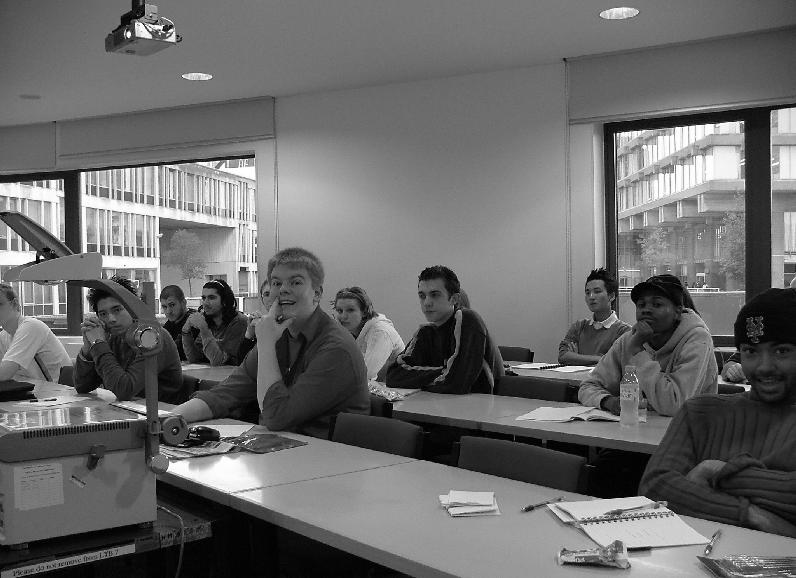
#> input picture 2006-10-23-001.jpg, 796 x 578 px
$ python count-stomata.py 2006-10-23-001.jpg
#> lines starting #> are read from the running program, lines starting #| are printed output that depends on the picture; after the words box and inside, x2 and y2 are one past the last pixel; in counts of white or black regions, pixels touching at a corner belong together
#!/usr/bin/env python3
"""This operator-guided program counts the number of stomata in a leaf image,
stored in a file whose name is given on the command line.  The image is
displayed along with sliders that control the boundary between the colors of
leaf and stomata; normally, moving the "lo B" slider has the most effect.  As
the slider is moved, the stomata found are shown with black '+' marks and the
number of them shown on the image.  When you have found the stomata as well
as possible by moving the sliders, you can:

+ left-click at points on the image to add them to the count; they are marked
  with a red '+'

+ right-click (or shift-click) on black marks to remove them from the count;
  they are marked with a blue "x"

+ type "s" in the image window to save the marked image to a file in the
  current directory, the name of the input file prefixed with "counted-"

+ type " " (space) or "n" to move on to the next image

+ type "q" to quit

When you have finished with an image, its filename and stomata count are
written out, followed by the coordinates of the locations found or selected.
"""

#-------------------------------------------------------------------------------
# Boilerplate.
#-------------------------------------------------------------------------------

import sys, argparse, os
import cv2, sxcv

#-------------------------------------------------------------------------------
# Routines.
#-------------------------------------------------------------------------------

def draw_contour_centres (canvas, centres, colour, shape="+"):
    for cx, cy in centres:
        # Work out the limits of the "+" we want to draw.
        s = 5
        xlo = max (0, cx - s)
        xhi = cx + s
        ylo = max (0, cy - s)
        yhi = cy + s
        # Draw the marker.
        if shape == "+":
            cv2.line (canvas, (cx, ylo), (cx, yhi), colour)
            cv2.line (canvas, (xlo, cy), (xhi, cy), colour)
        else:
            cv2.line (canvas, (xlo, ylo), (xhi, yhi), colour)
            cv2.line (canvas, (xlo, yhi), (xhi, ylo), colour)


def find_contour_centre (c):
    "Return the centre of the contour."
    x, y, w, h = cv2.boundingRect (c)
    cx = x + w // 2
    cy = y + h // 2
    return cx, cy


def nearby (cx, cy, centres, threshold=10):
    # Look at all the other centres.
    dist_thresh = threshold**2
    for x, y in centres:
        if (x - cx)**2 + (y - cy)**2 < dist_thresh:
            return True

    # No centre is nearby.
    return False


def slider_event_handler (event, x, y, flags, param):
    global selected_centres, deleted_centres

    if event == cv2.EVENT_LBUTTONUP:
        if flags & cv2.EVENT_FLAG_CTRLKEY != 0:
            deleted_centres += [[x, y]]
        elif flags & cv2.EVENT_FLAG_SHIFTKEY != 0:
            deleted_centres += [[x, y]]
        else:
            selected_centres += [[x, y]]
    elif event == cv2.EVENT_RBUTTONUP:
        deleted_centres += [[x, y]]


def read_rgb_trackbar (junk):
    global lo_R, lo_G, lo_B, hi_R, hi_G, hi_B, me

    lo_R = cv2.getTrackbarPos ("lo R", me)
    lo_G = cv2.getTrackbarPos ("lo G", me)
    lo_B = cv2.getTrackbarPos ("lo B", me)
    hi_R = cv2.getTrackbarPos ("hi R", me)
    hi_G = cv2.getTrackbarPos ("hi G", me)
    hi_B = cv2.getTrackbarPos ("hi B", me)


def read_hsv_trackbar (junk):
    global lo_H, lo_S, lo_V, hi_H, hi_S, hi_V, me

    lo_H = cv2.getTrackbarPos ("lo H", me)
    lo_S = cv2.getTrackbarPos ("lo S", me)
    lo_V = cv2.getTrackbarPos ("lo V", me)
    hi_H = cv2.getTrackbarPos ("hi H", me)
    hi_S = cv2.getTrackbarPos ("hi S", me)
    hi_V = cv2.getTrackbarPos ("hi V", me)


#-------------------------------------------------------------------------------
# Main program.
#-------------------------------------------------------------------------------

# Set up the parsing of the command line.
clp = argparse.ArgumentParser (description=__doc__,
        formatter_class=argparse.RawDescriptionHelpFormatter)
clp.add_argument ("-hsv", action="store_true", default=False,
                  help="work in HSV colour space rather than RGB")
clp.add_argument ("-minarea", type=int, default=10,
                  help="minimum region area in pixels")
clp.add_argument ("-maxarea", type=int, default=100,
                  help="maximum region area in pixels")

clp.add_argument ("files", nargs="+", default="",
                  help="the files to be processed")

# Parse the command line and do a little post-processing to make our life
# easier below.
args = clp.parse_args()
if isinstance (args.files, str):
    args.files = [args.files]

me = os.path.basename (sys.argv[0])
cv2.namedWindow (me)

# Give initial values to some variables that we'll use below.
if args.hsv:
    lo_H, lo_S, lo_V = 33, 0,0
    hi_H, hi_S, hi_V = 93, 100, 100
else:
    lo_R, lo_G, lo_B = 0, 0, 100
    hi_R, hi_G, hi_B = 255, 255, 255

# Draw a set of sliders that allows the user to optimize the RGB or HSV
# threshold values.  The user can also:
#   right-click (or shift-click) to delete the nearest detected stomata
#   left-click to add a location to the overall count
if args.hsv:
    cv2.createTrackbar ("lo H", me, lo_H, 360, read_hsv_trackbar)
    cv2.createTrackbar ("hi H", me, hi_H, 360, read_hsv_trackbar)
    cv2.createTrackbar ("lo S", me, lo_S, 100, read_hsv_trackbar)
    cv2.createTrackbar ("hi S", me, hi_S, 100, read_hsv_trackbar)
    cv2.createTrackbar ("lo V", me, lo_V, 100, read_hsv_trackbar)
    cv2.createTrackbar ("hi V", me, hi_V, 100, read_hsv_trackbar)
else:
    cv2.createTrackbar ("lo R", me, lo_R, 255, read_rgb_trackbar)
    cv2.createTrackbar ("hi R", me, hi_R, 255, read_rgb_trackbar)
    cv2.createTrackbar ("lo G", me, lo_G, 255, read_rgb_trackbar)
    cv2.createTrackbar ("hi G", me, hi_G, 255, read_rgb_trackbar)
    cv2.createTrackbar ("lo B", me, lo_B, 255, read_rgb_trackbar)
    cv2.createTrackbar ("hi B", me, hi_B, 255, read_rgb_trackbar)
cv2.setMouseCallback (me, slider_event_handler)

# Set up a few colors that we'll use when drawing.
black = (  0, 0,   0)
blue  = (255, 0,   0)
red   = (  0, 0, 255)

# Having done all the preparation, we can now work through the images.
for fn in args.files:
    # Read in the image.
    im = cv2.imread (fn)
#> im is the input picture: shape (578, 796, 3); min 0, max 255, mean 105.6
    if im is None:
        print ("Cannot read " + fn, file=sys.stderr)
        exit (1)
    if args.hsv:
        hsvim = cv2.cvtColor (im, cv2.COLOR_BGR2HSV)

    # List `selected_centres` will hold those stomata centres explicitly added
    # by the user, while list `deletec_centres` will hold those centres that
    # have been deleted by the user.
    selected_centres = []
    deleted_centres = []
    nf = 1

    # Loop until the user explicitly exits it.
    while True:
        # Make a copy of the image and mark selected and deleted centres.
        canvas = im.copy ()
        draw_contour_centres (canvas, selected_centres, red, "+")
        draw_contour_centres (canvas, deleted_centres, blue, "x")

        # Use the slider values to perform colour segmentation, then find
        # contours on the result.
        if args.hsv:

            # Define the lower and upper bounds for threshold in HSV
            lo = (lo_H, lo_S * 255 // 100, lo_V * 255 // 100)  # Scale S & V to 0-255 range
            hi = (hi_H, hi_S * 255 // 100, hi_V * 255 // 100)

            # Apply threshold to isolate stomata regions
            bim = cv2.inRange(hsvim, lo, hi)
        else:
            lo = (lo_B, lo_G, lo_R)
            hi = (hi_B, hi_G, hi_R)
            bim = cv2.inRange (im, lo, hi)
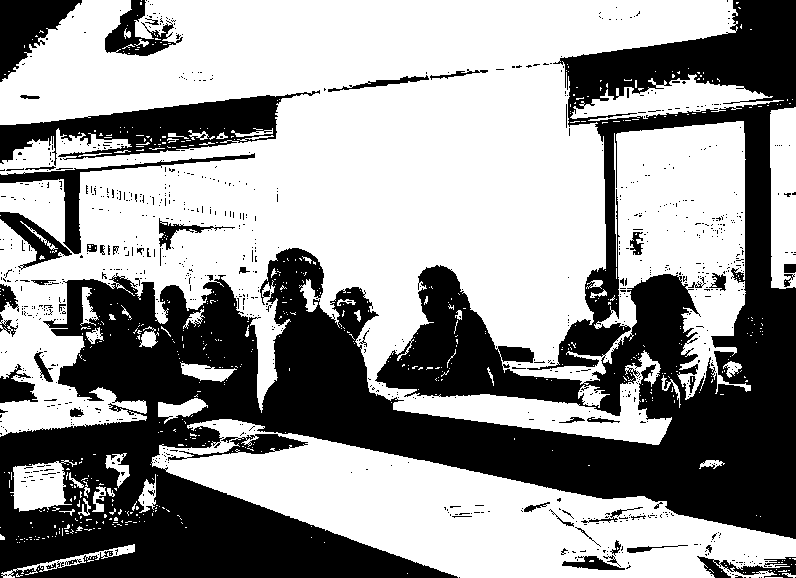
#> bim: shape (578, 796); 59.7% white; 973 black regions (919 under 20 px)
        contours, _ = cv2.findContours (bim, cv2.RETR_EXTERNAL,
                                        cv2.CHAIN_APPROX_SIMPLE)
#> contours = 620 contours, 583 with area under 20; largest, box (x1, y1, x2, y2) and area: (0, 0, 751, 445) 210022, (151, 419, 796, 578) 47711, (770, 107, 796, 289) 4194, (570, 74, 784, 121) 4112, (10, 460, 77, 512) 2112

        # Make sure the contours we find are in the allowed size range and
        # are not too close to each other.
        valid_centres = []
        for c in contours:
            a = cv2.contourArea (c)
            if a >= args.minarea and a <= args.maxarea:
                cx, cy = find_contour_centre (c)
                centres = selected_centres + deleted_centres + valid_centres
                if nearby (cx, cy, selected_centres): continue
                if nearby (cx, cy, deleted_centres): continue
                if nearby (cx, cy, valid_centres): continue
                valid_centres += [[cx, cy]]
#> this loop made 620 passes
#> (a, x in find_contour_centre, y in find_contour_centre, w in find_contour_centre, h in find_contour_centre, cx, cy) on pass 52: (13.5, 0, 534, 5, 6, 2, 537)
#> (a, x in find_contour_centre, y in find_contour_centre, w in find_contour_centre, h in find_contour_centre, cx, cy) on pass 3: (18.5, 782, 573, 14, 5, 789, 575)
#> after the loop, valid_centres = 27 pairs, first value 2 to 789, second value 33 to 575

        # Draw the remaining contour centres onto a copy of the image.
        draw_contour_centres (canvas, valid_centres, black)
#> call 3 of draw_contour_centres, with colour = (0, 0, 0), shape = '+'
#> the loop in draw_contour_centres (call 3), `for cx, cy in centres: # Work out the limits of the "+" we want to draw.` made 27 passes
#> (cx, cy, xlo, xhi, ylo, yhi) on passes 1 to 12: (789, 575, 784, 794, 570, 580), (2, 537, 0, 7, 532, 542), (84, 507, 79, 89, 502, 512), (111, 492, 106, 116, 487, 497), (86, 489, 81, 91, 484, 494), (76, 480, 71, 81, 475, 485), (712, 464, 707, 717, 459, 469), (671, 391, 666, 676, 386, 396), (490, 376, 485, 495, 371, 381), (247, 331, 242, 252, 326, 336), (112, 317, 107, 117, 312, 322), (458, 315, 453, 463, 310, 320)
#> after the loop in draw_contour_centres (call 3), `for cx, cy in centres:`:
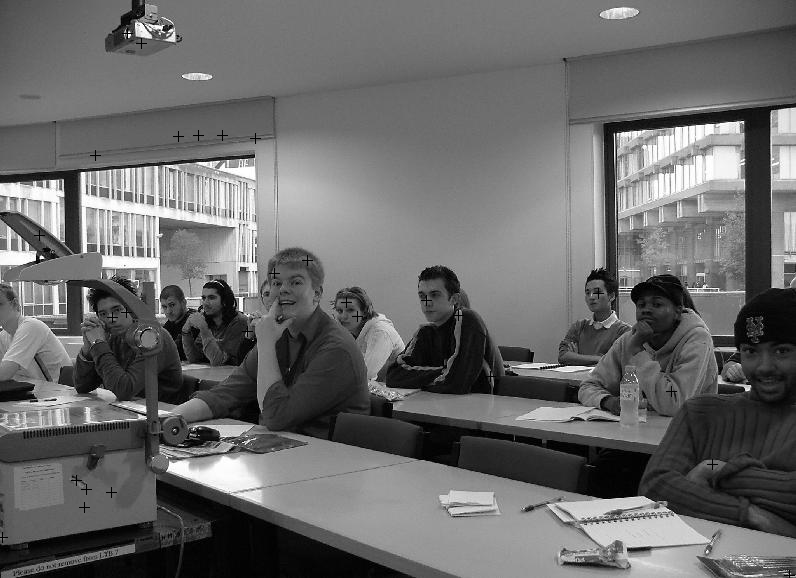
#> canvas: shape (578, 796, 3); 0.12% of pixels changed, all inside (x1, y1, x2, y2) = (0, 28, 795, 578)
        nc = len (selected_centres) + len (valid_centres)
#> nc = 27

        # Say how many stomata are on the image.
        text = "%d" % nc
#> text = '27'
        cv2.putText (canvas, text, (10, 45), cv2.FONT_HERSHEY_SIMPLEX,
                     1, 0, 2, cv2.LINE_AA)
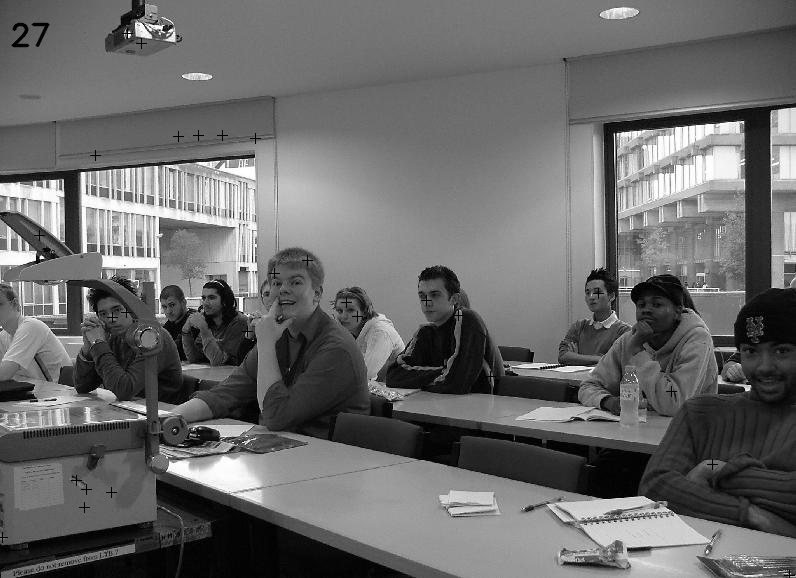
#> canvas: shape (578, 796, 3); 0.1% of pixels changed, all inside (x1, y1, x2, y2) = (11, 22, 50, 48)

        # Display the image and allow the user to type:
        #   "q" to exit the program.
        #   " " or "n" to move to the next image on the command line
        #   "s" to save the image currently being displayed to a file
        cv2.imshow (me, canvas)
        key = cv2.waitKey (1) & 0xFF
#> (key Esc is pressed here)
        if key  == ord ("q"):
            print (fn + ":", nc)
            exit (0)
        if key  == ord ("n") or key == ord (" "):
            break
        elif key == ord ("s"):
            dir, indirfn = os.path.split (fn)
            cv2.imwrite ("counted-" + indirfn, canvas)

    # Having exited the processing loop, output the count and stomata locations.
    print (fn + ":", nc)
#| 2006-10-23-001.jpg: 27
    for c in selected_centres + valid_centres:
        print ("   %5d %5d" % tuple (c))
#> this loop made 27 passes
#> c on passes 1 to 12: [789, 575], [2, 537], [84, 507], [111, 492], [86, 489], [76, 480], [712, 464], [671, 391], [490, 376], [247, 331], [112, 317], [458, 315]
#|      789   575
#|        2   537
#|       84   507
#|      111   492
#|       86   489
#|       76   480
#|      712   464
#|      671   391
#> (further printed lines are left out)

#-------------------------------------------------------------------------------
# End of count-stomata.
#-------------------------------------------------------------------------------

$ run again, on 2006-10-23-003.jpg
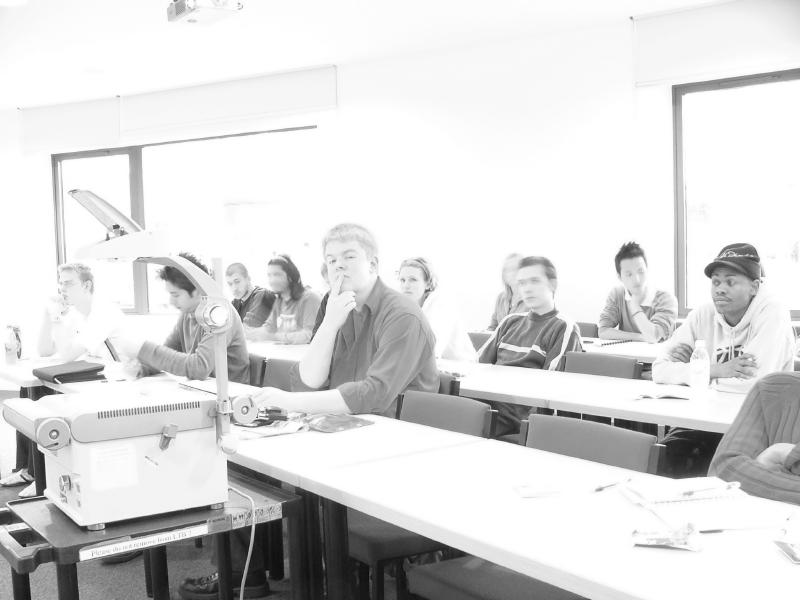
#> input picture 2006-10-23-003.jpg, 800 x 600 px
#> im is the input picture: shape (600, 800, 3); min 8, max 255, mean 217.5
#> `bim = cv2.inRange (im, lo, hi)`:
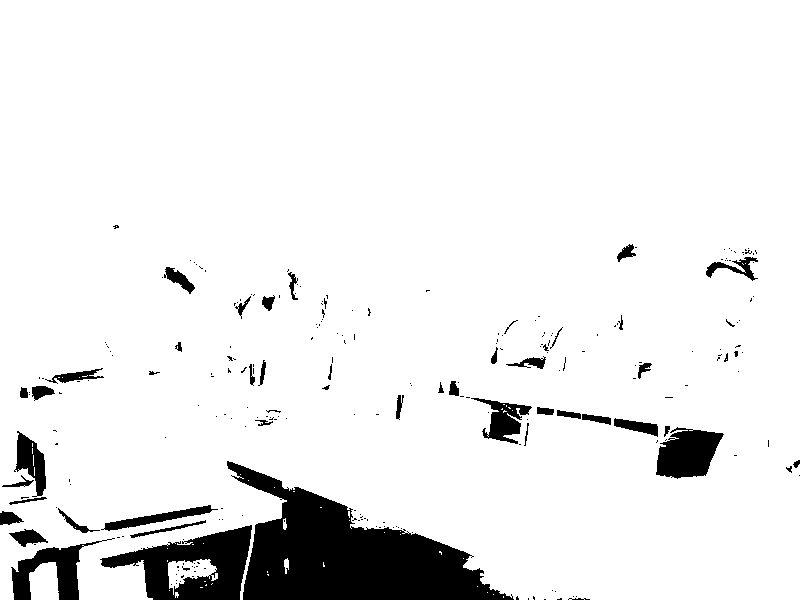
#> bim: shape (600, 800); 92.1% white; 253 black regions (202 under 20 px)
#> contours = 34 contours, 29 with area under 20; largest, box (x1, y1, x2, y2) and area: (0, 0, 800, 600) 449268, (29, 562, 59, 600) 908, (168, 559, 218, 595) 828, (284, 558, 289, 574) 36, (283, 518, 287, 530) 24
#> the loop `for c in contours:` made 34 passes
#> (a, x in find_contour_centre, y in find_contour_centre, w in find_contour_centre, h in find_contour_centre, cx, cy) on pass 27: (24, 283, 518, 4, 12, 285, 524)
#> nc = 2
#> text = '2'
#> `cv2.putText (canvas, text, (10, 45), cv2.FONT_HERSHEY_SIMPLEX, 1, 0, 2..`:
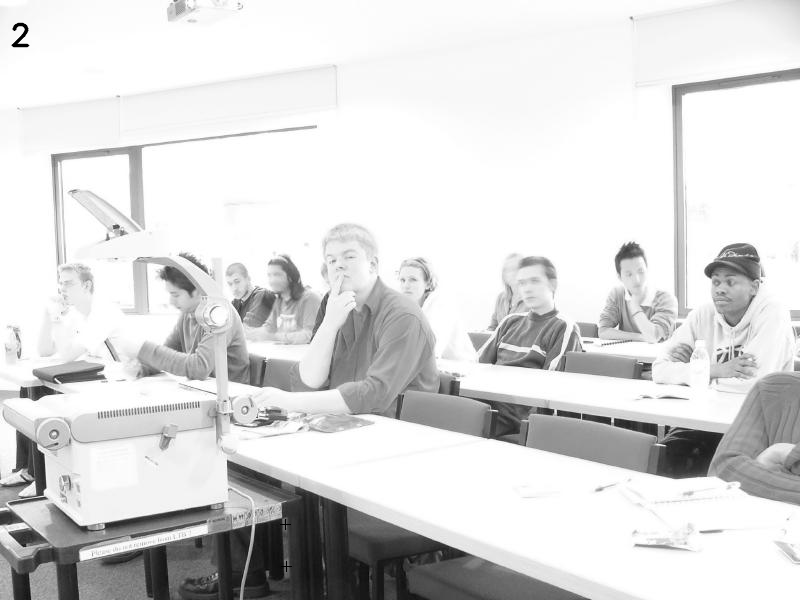
#> canvas: shape (600, 800, 3); min 0, max 255, mean 217.4
#| 2006-10-23-003.jpg: 2
#> the loop `for c in selected_centres + valid_centres:` made 2 passes
#> c on passes 1 to 2: [286, 566], [285, 524]
#> (printed output is left out)
